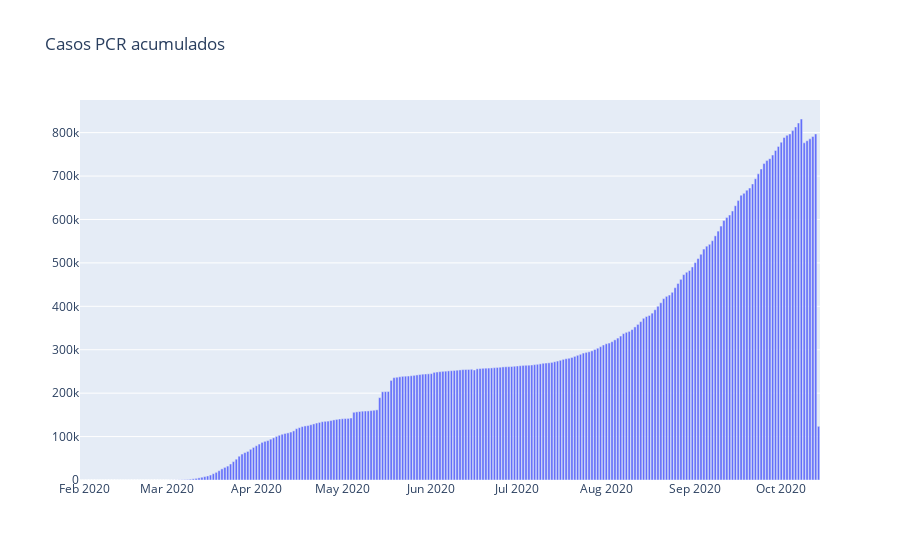

Notebook source saved alongside this figure:
### Markdown cell above
Si nos fijamos en los positivos acumulados, las tendencias son prácticamente las mismas, como es lógico.

### Code cell
fig = go.Figure(data=[go.Bar(x=spain['date'], y=spain['cases_accumulated_PCR'])], layout=go.Layout(title=go.layout.Title(text='Casos PCR acumulados')))
fig.show()

### Figure 1 — Plotly figure (JSON) as saved in the notebook; plotly's stock layout.template omitted (floating-point values rounded to 4 significant figures; data arrays with more than 128 entries replaced by an {"elided": "..."} marker saying what was removed)
{"data": [{"type": "bar", "x": {"elided": "258 str values"}, "y": {"elided": "258 int values"}}], "layout": {"title": {"text": "Casos PCR acumulados"}}}
